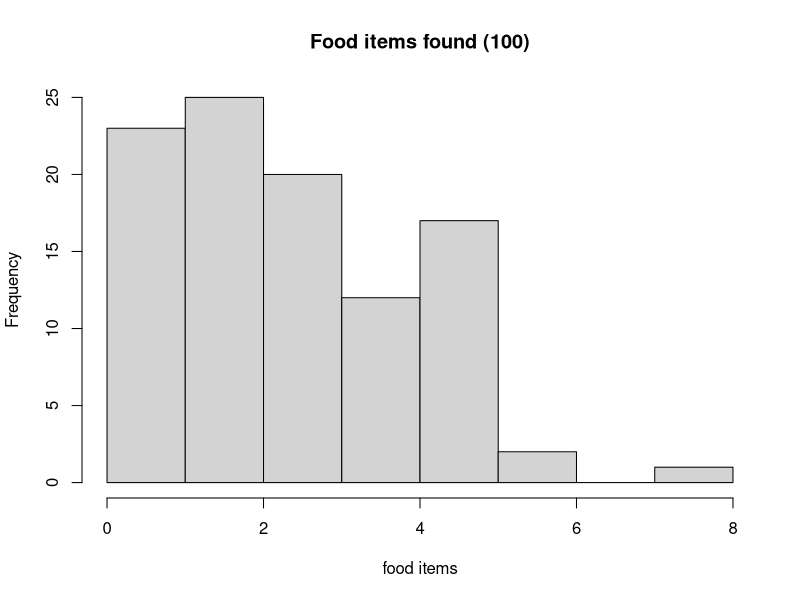

Recreate this plot in R.
# foraging function 



# input of the function 

mean_items_found<-3


distribution<-rpois(100, mean_items_found)
hist(distribution, main='Food items found (100)', xlab='food items', ylab = 'Frequency')
####distribution<-rpois(100, mean_items_found)


test<-0.5

for (i in 1:1000){
  test<-cbind(test, sample(c(1,0), size=1, replace=TRUE, prob=c(0.8, 0.2)))
}

mean(test)


set.seed(1) 
test<-

  
  # temporary vars 
prob_for_b<-0.5
mean_food<-3
bonanza_size<-25
  
  
  
  
  
forage_function<-function(mean_food, prob_for_b, bonanza_size){
  # First decide if you're going into bonanza chances or normal foraging 
  cur_forage_type<-sample(c('forage-b', 'forage-n'), size=1, replace=TRUE, prob=c(prob_for_b, (1-prob_for_b)))
  
  if (cur_forage_type=='forage-b'){ 
    # Write code for bonanza here 
    
    # we know the mean 
    # set the size of your bonanza (should be input)
    # calculate the amount of times you need to find 0 
    # pull a number from that distribution 
    num_zero<-round(((bonanza_size-mean_food)/mean_food))
    item_options<-c(bonanza_size, (rep(0, num_zero)))
    food_item_found<-sample(item_options,1)
  }
  
  else {
    # Write code for normal foraging here 
    # Can be the poisson distributuion 
    # pull a number from the poisson 
  }
  
  
  
  
  
  
  
  
  
} # end of the foraging function 